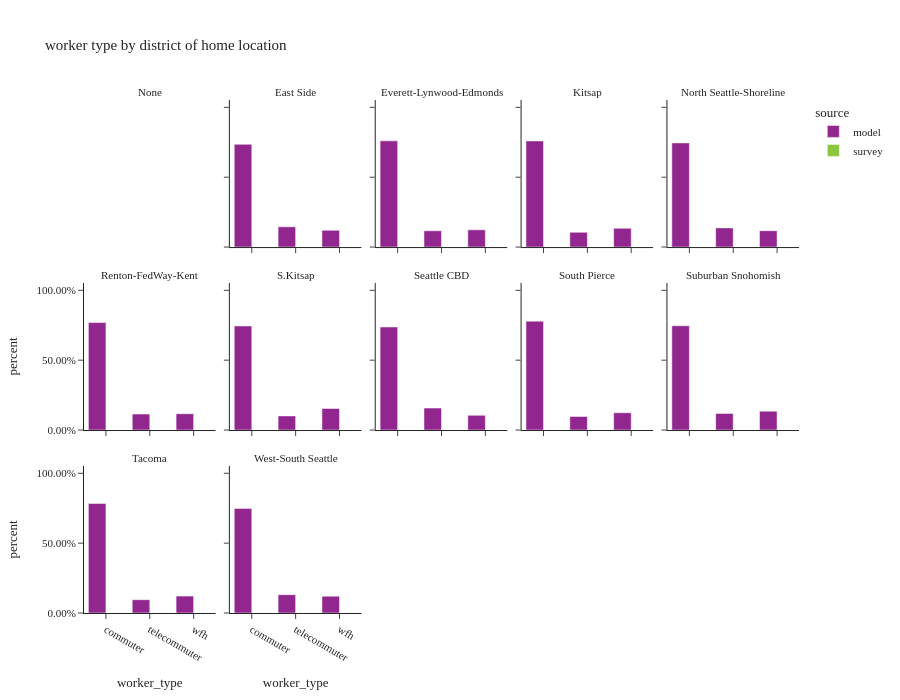

Notebook cell for this chart:
### Code cell
df_worker_count = summarize_counts(workers, ['source', 'district_name_hh', 'worker_type'])

fig = px.bar(df_worker_count.sort(['source', 'district_name_hh']).to_pandas(), x='worker_type', y="percent",
             facet_col="district_name_hh", facet_col_wrap=5, color="source",
             barmode="group", hover_data=['sample count', 'total count'],
             title="worker type by district of home location")
fig.for_each_annotation(lambda a: a.update(text=a.text.split("=")[-1]))
fig.update_layout(height=700, width=900, font=dict(size=11))
fig.for_each_yaxis(lambda a: a.update(tickformat=".2%"))
fig.update_xaxes(categoryorder='array', categoryarray=['commuter', 'telecommuter', 'wfh'])
fig.show()

### Figure 1 — Plotly figure (JSON) as saved in the notebook; plotly's stock layout.template omitted (floating-point values rounded to 4 significant figures)
{"data": [{"alignmentgroup": "True", "customdata": [[46340.0, 46340.0], [284200.0, 284200.0], [55950.0, 55950.0]], "hovertemplate": "source=model<br>district_name_hh=East Side<br>worker_type=%{x}<br>percent=%{y}<br>sample count=%{customdata[0]}<br>total count=%{customdata[1]}<extra></extra>", "legendgroup": "model", "marker": {"color": "#91268F", "pattern": {"shape": ""}}, "name": "model", "offsetgroup": "model", "orientation": "v", "showlegend": true, "textposition": "auto", "type": "bar", "x": ["wfh", "commuter", "telecommuter"], "xaxis": "x12", "y": [0.1199, 0.7353, 0.1448], "yaxis": "y12"}, {"alignmentgroup": "True", "customdata": [[19370.0, 19370.0], [126300.0, 126300.0], [20480.0, 20480.0]], "hovertemplate": "source=model<br>district_name_hh=Everett-Lynwood-Edmonds<br>worker_type=%{x}<br>percent=%{y}<br>sample count=%{customdata[0]}<br>total count=%{customdata[1]}<extra></extra>", "legendgroup": "model", "marker": {"color": "#91268F", "pattern": {"shape": ""}}, "name": "model", "offsetgroup": "model", "orientation": "v", "showlegend": false, "textposition": "auto", "type": "bar", "x": ["telecommuter", "commuter", "wfh"], "xaxis": "x13", "y": [0.1166, 0.7602, 0.1233], "yaxis": "y13"}, {"alignmentgroup": "True", "customdata": [[93140.0, 93140.0], [16500.0, 16500.0], [12960.0, 12960.0]], "hovertemplate": "source=model<br>district_name_hh=Kitsap<br>worker_type=%{x}<br>percent=%{y}<br>sample count=%{customdata[0]}<br>total count=%{customdata[1]}<extra></extra>", "legendgroup": "model", "marker": {"color": "#91268F", "pattern": {"shape": ""}}, "name": "model", "offsetgroup": "model", "orientation": "v", "showlegend": false, "textposition": "auto", "type": "bar", "x": ["commuter", "wfh", "telecommuter"], "xaxis": "x14", "y": [0.7597, 0.1346, 0.1057], "yaxis": "y14"}, {"alignmentgroup": "True", "customdata": [[26190.0, 26190.0], [30670.0, 30670.0], [166600.0, 166600.0]], "hovertemplate": "source=model<br>district_name_hh=North Seattle-Shoreline<br>worker_type=%{x}<br>percent=%{y}<br>sample count=%{customdata[0]}<br>total count=%{customdata[1]}<extra></extra>", "legendgroup": "model", "marker": {"color": "#91268F", "pattern": {"shape": ""}}, "name": "model", "offsetgroup": "model", "orientation": "v", "showlegend": false, "textposition": "auto", "type": "bar", "x": ["wfh", "telecommuter", "commuter"], "xaxis": "x15", "y": [0.1172, 0.1373, 0.7455], "yaxis": "y15"}, {"alignmentgroup": "True", "customdata": [[262500.0, 262500.0], [39760.0, 39760.0], [38970.0, 38970.0]], "hovertemplate": "source=model<br>district_name_hh=Renton-FedWay-Kent<br>worker_type=%{x}<br>percent=%{y}<br>sample count=%{customdata[0]}<br>total count=%{customdata[1]}<extra></extra>", "legendgroup": "model", "marker": {"color": "#91268F", "pattern": {"shape": ""}}, "name": "model", "offsetgroup": "model", "orientation": "v", "showlegend": false, "textposition": "auto", "type": "bar", "x": ["commuter", "wfh", "telecommuter"], "xaxis": "x6", "y": [0.7693, 0.1165, 0.1142], "yaxis": "y6"}, {"alignmentgroup": "True", "customdata": [[24470.0, 24470.0], [3320.0, 3320.0], [5070.0, 5070.0]], "hovertemplate": "source=model<br>district_name_hh=S.Kitsap<br>worker_type=%{x}<br>percent=%{y}<br>sample count=%{customdata[0]}<br>total count=%{customdata[1]}<extra></extra>", "legendgroup": "model", "marker": {"color": "#91268F", "pattern": {"shape": ""}}, "name": "model", "offsetgroup": "model", "orientation": "v", "showlegend": false, "textposition": "auto", "type": "bar", "x": ["commuter", "telecommuter", "wfh"], "xaxis": "x7", "y": [0.7447, 0.101, 0.1543], "yaxis": "y7"}, {"alignmentgroup": "True", "customdata": [[25980.0, 25980.0], [17350.0, 17350.0], [121800.0, 121800.0]], "hovertemplate": "source=model<br>district_name_hh=Seattle CBD<br>worker_type=%{x}<br>percent=%{y}<br>sample count=%{customdata[0]}<br>total count=%{customdata[1]}<extra></extra>", "legendgroup": "model", "marker": {"color": "#91268F", "pattern": {"shape": ""}}, "name": "model", "offsetgroup": "model", "orientation": "v", "showlegend": false, "textposition": "auto", "type": "bar", "x": ["telecommuter", "wfh", "commuter"], "xaxis": "x8", "y": [0.1573, 0.1051, 0.7376], "yaxis": "y8"}, {"alignmentgroup": "True", "customdata": [[34930.0, 34930.0], [27350.0, 27350.0], [219700.0, 219700.0]], "hovertemplate": "source=model<br>district_name_hh=South Pierce<br>worker_type=%{x}<br>percent=%{y}<br>sample count=%{customdata[0]}<br>total count=%{customdata[1]}<extra></extra>", "legendgroup": "model", "marker": {"color": "#91268F", "pattern": {"shape": ""}}, "name": "model", "offsetgroup": "model", "orientation": "v", "showlegend": false, "textposition": "auto", "type": "bar", "x": ["wfh", "telecommuter", "commuter"], "xaxis": "x9", "y": [0.1239, 0.09697, 0.7792], "yaxis": "y9"}, {"alignmentgroup": "True", "customdata": [[36860.0, 36860.0], [32380.0, 32380.0], [203400.0, 203400.0]], "hovertemplate": "source=model<br>district_name_hh=Suburban Snohomish<br>worker_type=%{x}<br>percent=%{y}<br>sample count=%{customdata[0]}<br>total count=%{customdata[1]}<extra></extra>", "legendgroup": "model", "marker": {"color": "#91268F", "pattern": {"shape": ""}}, "name": "model", "offsetgroup": "model", "orientation": "v", "showlegend": false, "textposition": "auto", "type": "bar", "x": ["wfh", "telecommuter", "commuter"], "xaxis": "x10", "y": [0.1352, 0.1188, 0.746], "yaxis": "y10"}, {"alignmentgroup": "True", "customdata": [[103500.0, 103500.0], [15950.0, 15950.0], [12580.0, 12580.0]], "hovertemplate": "source=model<br>district_name_hh=Tacoma<br>worker_type=%{x}<br>percent=%{y}<br>sample count=%{customdata[0]}<br>total count=%{customdata[1]}<extra></extra>", "legendgroup": "model", "marker": {"color": "#91268F", "pattern": {"shape": ""}}, "name": "model", "offsetgroup": "model", "orientation": "v", "showlegend": false, "textposition": "auto", "type": "bar", "x": ["commuter", "wfh", "telecommuter"], "xaxis": "x", "y": [0.7839, 0.1208, 0.09527], "yaxis": "y"}, {"alignmentgroup": "True", "customdata": [[18810.0, 18810.0], [117200.0, 117200.0], [20550.0, 20550.0]], "hovertemplate": "source=model<br>district_name_hh=West-South Seattle<br>worker_type=%{x}<br>percent=%{y}<br>sample count=%{customdata[0]}<br>total count=%{customdata[1]}<extra></extra>", "legendgroup": "model", "marker": {"color": "#91268F", "pattern": {"shape": ""}}, "name": "model", "offsetgroup": "model", "orientation": "v", "showlegend": false, "textposition": "auto", "type": "bar", "x": ["wfh", "commuter", "telecommuter"], "xaxis": "x2", "y": [0.1202, 0.7485, 0.1313], "yaxis": "y2"}, {"alignmentgroup": "True", "customdata": [[909.0, 366600.0]], "hovertemplate": "source=survey<br>district_name_hh=East Side<br>worker_type=%{x}<br>percent=%{y}<br>sample count=%{customdata[0]}<br>total count=%{customdata[1]}<extra></extra>", "legendgroup": "survey", "marker": {"color": "#8CC63E", "pattern": {"shape": ""}}, "name": "survey", "offsetgroup": "survey", "orientation": "v", "showlegend": true, "textposition": "auto", "type": "bar", "x": [null], "xaxis": "x12", "y": [1.0], "yaxis": "y12"}, {"alignmentgroup": "True", "customdata": [[126.0, 112400.0]], "hovertemplate": "source=survey<br>district_name_hh=Everett-Lynwood-Edmonds<br>worker_type=%{x}<br>percent=%{y}<br>sample count=%{customdata[0]}<br>total count=%{customdata[1]}<extra></extra>", "legendgroup": "survey", "marker": {"color": "#8CC63E", "pattern": {"shape": ""}}, "name": "survey", "offsetgroup": "survey", "orientation": "v", "showlegend": false, "textposition": "auto", "type": "bar", "x": [null], "xaxis": "x13", "y": [1.0], "yaxis": "y13"}, {"alignmentgroup": "True", "customdata": [[164.0, 118500.0]], "hovertemplate": "source=survey<br>district_name_hh=Kitsap<br>worker_type=%{x}<br>percent=%{y}<br>sample count=%{customdata[0]}<br>total count=%{customdata[1]}<extra></extra>", "legendgroup": "survey", "marker": {"color": "#8CC63E", "pattern": {"shape": ""}}, "name": "survey", "offsetgroup": "survey", "orientation": "v", "showlegend": false, "textposition": "auto", "type": "bar", "x": [null], "xaxis": "x14", "y": [1.0], "yaxis": "y14"}, {"alignmentgroup": "True", "customdata": [[478.0, 153600.0]], "hovertemplate": "source=survey<br>district_name_hh=North Seattle-Shoreline<br>worker_type=%{x}<br>percent=%{y}<br>sample count=%{customdata[0]}<br>total count=%{customdata[1]}<extra></extra>", "legendgroup": "survey", "marker": {"color": "#8CC63E", "pattern": {"shape": ""}}, "name": "survey", "offsetgroup": "survey", "orientation": "v", "showlegend": false, "textposition": "auto", "type": "bar", "x": [null], "xaxis": "x15", "y": [1.0], "yaxis": "y15"}, {"alignmentgroup": "True", "customdata": [[733.0, 356800.0]], "hovertemplate": "source=survey<br>district_name_hh=Renton-FedWay-Kent<br>worker_type=%{x}<br>percent=%{y}<br>sample count=%{customdata[0]}<br>total count=%{customdata[1]}<extra></extra>", "legendgroup": "survey", "marker": {"color": "#8CC63E", "pattern": {"shape": ""}}, "name": "survey", "offsetgroup": "survey", "orientation": "v", "showlegend": false, "textposition": "auto", "type": "bar", "x": [null], "xaxis": "x6", "y": [1.0], "yaxis": "y6"}, {"alignmentgroup": "True", "customdata": [[52.0, 22560.0]], "hovertemplate": "source=survey<br>district_name_hh=S.Kitsap<br>worker_type=%{x}<br>percent=%{y}<br>sample count=%{customdata[0]}<br>total count=%{customdata[1]}<extra></extra>", "legendgroup": "survey", "marker": {"color": "#8CC63E", "pattern": {"shape": ""}}, "name": "survey", "offsetgroup": "survey", "orientation": "v", "showlegend": false, "textposition": "auto", "type": "bar", "x": [null], "xaxis": "x7", "y": [1.0], "yaxis": "y7"}, {"alignmentgroup": "True", "customdata": [[166.0, 65920.0]], "hovertemplate": "source=survey<br>district_name_hh=Seattle CBD<br>worker_type=%{x}<br>percent=%{y}<br>sample count=%{customdata[0]}<br>total count=%{customdata[1]}<extra></extra>", "legendgroup": "survey", "marker": {"color": "#8CC63E", "pattern": {"shape": ""}}, "name": "survey", "offsetgroup": "survey", "orientation": "v", "showlegend": false, "textposition": "auto", "type": "bar", "x": [null], "xaxis": "x8", "y": [1.0], "yaxis": "y8"}, {"alignmentgroup": "True", "customdata": [[241.0, 248700.0]], "hovertemplate": "source=survey<br>district_name_hh=South Pierce<br>worker_type=%{x}<br>percent=%{y}<br>sample count=%{customdata[0]}<br>total count=%{customdata[1]}<extra></extra>", "legendgroup": "survey", "marker": {"color": "#8CC63E", "pattern": {"shape": ""}}, "name": "survey", "offsetgroup": "survey", "orientation": "v", "showlegend": false, "textposition": "auto", "type": "bar", "x": [null], "xaxis": "x9", "y": [1.0], "yaxis": "y9"}, {"alignmentgroup": "True", "customdata": [[227.0, 218900.0]], "hovertemplate": "source=survey<br>district_name_hh=Suburban Snohomish<br>worker_type=%{x}<br>percent=%{y}<br>sample count=%{customdata[0]}<br>total count=%{customdata[1]}<extra></extra>", "legendgroup": "survey", "marker": {"color": "#8CC63E", "pattern": {"shape": ""}}, "name": "survey", "offsetgroup": "survey", "orientation": "v", "showlegend": false, "textposition": "auto", "type": "bar", "x": [null], "xaxis": "x10", "y": [1.0], "yaxis": "y10"}, {"alignmentgroup": "True", "customdata": [[65.0, 78510.0]], "hovertemplate": "source=survey<br>district_name_hh=Tacoma<br>worker_type=%{x}<br>percent=%{y}<br>sample count=%{customdata[0]}<br>total count=%{customdata[1]}<extra></extra>", "legendgroup": "survey", "marker": {"color": "#8CC63E", "pattern": {"shape": ""}}, "name": "survey", "offsetgroup": "survey", "orientation": "v", "showlegend": false, "textposition": "auto", "type": "bar", "x": [null], "xaxis": "x", "y": [1.0], "yaxis": "y"}, {"alignmentgroup": "True", "customdata": [[406.0, 154000.0]], "hovertemplate": "source=survey<br>district_name_hh=West-South Seattle<br>worker_type=%{x}<br>percent=%{y}<br>sample count=%{customdata[0]}<br>total count=%{customdata[1]}<extra></extra>", "legendgroup": "survey", "marker": {"color": "#8CC63E", "pattern": {"shape": ""}}, "name": "survey", "offsetgroup": "survey", "orientation": "v", "showlegend": false, "textposition": "auto", "type": "bar", "x": [null], "xaxis": "x2", "y": [1.0], "yaxis": "y2"}], "layout": {"annotations": [{"font": {}, "showarrow": false, "text": "Tacoma", "x": 0.092, "xanchor": "center", "xref": "paper", "y": 0.2867, "yanchor": "bottom", "yref": "paper"}, {"font": {}, "showarrow": false, "text": "West-South Seattle", "x": 0.296, "xanchor": "center", "xref": "paper", "y": 0.2867, "yanchor": "bottom", "yref": "paper"}, {"font": {}, "showarrow": false, "text": "Renton-FedWay-Kent", "x": 0.092, "xanchor": "center", "xref": "paper", "y": 0.6433, "yanchor": "bottom", "yref": "paper"}, {"font": {}, "showarrow": false, "text": "S.Kitsap", "x": 0.296, "xanchor": "center", "xref": "paper", "y": 0.6433, "yanchor": "bottom", "yref": "paper"}, {"font": {}, "showarrow": false, "text": "Seattle CBD", "x": 0.5, "xanchor": "center", "xref": "paper", "y": 0.6433, "yanchor": "bottom", "yref": "paper"}, {"font": {}, "showarrow": false, "text": "South Pierce", "x": 0.704, "xanchor": "center", "xref": "paper", "y": 0.6433, "yanchor": "bottom", "yref": "paper"}, {"font": {}, "showarrow": false, "text": "Suburban Snohomish", "x": 0.908, "xanchor": "center", "xref": "paper", "y": 0.6433, "yanchor": "bottom", "yref": "paper"}, {"font": {}, "showarrow": false, "text": "None", "x": 0.092, "xanchor": "center", "xref": "paper", "y": 1.0, "yanchor": "bottom", "yref": "paper"}, {"font": {}, "showarrow": false, "text": "East Side", "x": 0.296, "xanchor": "center", "xref": "paper", "y": 1.0, "yanchor": "bottom", "yref": "paper"}, {"font": {}, "showarrow": false, "text": "Everett-Lynwood-Edmonds", "x": 0.5, "xanchor": "center", "xref": "paper", "y": 1.0, "yanchor": "bottom", "yref": "paper"}, {"font": {}, "showarrow": false, "text": "Kitsap", "x": 0.704, "xanchor": "center", "xref": "paper", "y": 1.0, "yanchor": "bottom", "yref": "paper"}, {"font": {}, "showarrow": false, "text": "North Seattle-Shoreline", "x": 0.908, "xanchor": "center", "xref": "paper", "y": 1.0, "yanchor": "bottom", "yref": "paper"}], "barmode": "group", "font": {"size": 11}, "height": 700, "legend": {"title": {"text": "source"}, "tracegroupgap": 0}, "title": {"text": "worker type by district of home location"}, "width": 900, "xaxis": {"anchor": "y", "categoryarray": ["commuter", "telecommuter", "wfh"], "categoryorder": "array", "domain": [0.0, 0.184], "title": {"text": "worker_type"}}, "xaxis10": {"anchor": "y10", "categoryarray": ["commuter", "telecommuter", "wfh"], "categoryorder": "array", "domain": [0.816, 1.0], "matches": "x", "showticklabels": false}, "xaxis11": {"anchor": "y11", "categoryarray": ["commuter", "telecommuter", "wfh"], "categoryorder": "array", "domain": [0.0, 0.184], "matches": "x", "showticklabels": false}, "xaxis12": {"anchor": "y12", "categoryarray": ["commuter", "telecommuter", "wfh"], "categoryorder": "array", "domain": [0.204, 0.388], "matches": "x", "showticklabels": false}, "xaxis13": {"anchor": "y13", "categoryarray": ["commuter", "telecommuter", "wfh"], "categoryorder": "array", "domain": [0.408, 0.592], "matches": "x", "showticklabels": false}, "xaxis14": {"anchor": "y14", "categoryarray": ["commuter", "telecommuter", "wfh"], "categoryorder": "array", "domain": [0.612, 0.796], "matches": "x", "showticklabels": false}, "xaxis15": {"anchor": "y15", "categoryarray": ["commuter", "telecommuter", "wfh"], "categoryorder": "array", "domain": [0.816, 1.0], "matches": "x", "showticklabels": false}, "xaxis2": {"anchor": "y2", "categoryarray": ["commuter", "telecommuter", "wfh"], "categoryorder": "array", "domain": [0.204, 0.388], "matches": "x", "title": {"text": "worker_type"}}, "xaxis3": {"anchor": "y3", "categoryarray": ["commuter", "telecommuter", "wfh"], "categoryorder": "array", "domain": [0.408, 0.592], "matches": "x", "title": {"text": "worker_type"}}, "xaxis4": {"anchor": "y4", "categoryarray": ["commuter", "telecommuter", "wfh"], "categoryorder": "array", "domain": [0.612, 0.796], "matches": "x", "title": {"text": "worker_type"}}, "xaxis5": {"anchor": "y5", "categoryarray": ["commuter", "telecommuter", "wfh"], "categoryorder": "array", "domain": [0.816, 1.0], "matches": "x", "title": {"text": "worker_type"}}, "xaxis6": {"anchor": "y6", "categoryarray": ["commuter", "telecommuter", "wfh"], "categoryorder": "array", "domain": [0.0, 0.184], "matches": "x", "showticklabels": false}, "xaxis7": {"anchor": "y7", "categoryarray": ["commuter", "telecommuter", "wfh"], "categoryorder": "array", "domain": [0.204, 0.388], "matches": "x", "showticklabels": false}, "xaxis8": {"anchor": "y8", "categoryarray": ["commuter", "telecommuter", "wfh"], "categoryorder": "array", "domain": [0.408, 0.592], "matches": "x", "showticklabels": false}, "xaxis9": {"anchor": "y9", "categoryarray": ["commuter", "telecommuter", "wfh"], "categoryorder": "array", "domain": [0.612, 0.796], "matches": "x", "showticklabels": false}, "yaxis": {"anchor": "x", "domain": [0.0, 0.2867], "tickformat": ".2%", "title": {"text": "percent"}}, "yaxis10": {"anchor": "x10", "domain": [0.3567, 0.6433], "matches": "y", "showticklabels": false, "tickformat": ".2%"}, "yaxis11": {"anchor": "x11", "domain": [0.7133, 1.0], "matches": "y", "tickformat": ".2%", "title": {"text": "percent"}}, "yaxis12": {"anchor": "x12", "domain": [0.7133, 1.0], "matches": "y", "showticklabels": false, "tickformat": ".2%"}, "yaxis13": {"anchor": "x13", "domain": [0.7133, 1.0], "matches": "y", "showticklabels": false, "tickformat": ".2%"}, "yaxis14": {"anchor": "x14", "domain": [0.7133, 1.0], "matches": "y", "showticklabels": false, "tickformat": ".2%"}, "yaxis15": {"anchor": "x15", "domain": [0.7133, 1.0], "matches": "y", "showticklabels": false, "tickformat": ".2%"}, "yaxis2": {"anchor": "x2", "domain": [0.0, 0.2867], "matches": "y", "showticklabels": false, "tickformat": ".2%"}, "yaxis3": {"anchor": "x3", "domain": [0.0, 0.2867], "matches": "y", "showticklabels": false, "tickformat": ".2%"}, "yaxis4": {"anchor": "x4", "domain": [0.0, 0.2867], "matches": "y", "showticklabels": false, "tickformat": ".2%"}, "yaxis5": {"anchor": "x5", "domain": [0.0, 0.2867], "matches": "y", "showticklabels": false, "tickformat": ".2%"}, "yaxis6": {"anchor": "x6", "domain": [0.3567, 0.6433], "matches": "y", "tickformat": ".2%", "title": {"text": "percent"}}, "yaxis7": {"anchor": "x7", "domain": [0.3567, 0.6433], "matches": "y", "showticklabels": false, "tickformat": ".2%"}, "yaxis8": {"anchor": "x8", "domain": [0.3567, 0.6433], "matches": "y", "showticklabels": false, "tickformat": ".2%"}, "yaxis9": {"anchor": "x9", "domain": [0.3567, 0.6433], "matches": "y", "showticklabels": false, "tickformat": ".2%"}}}
